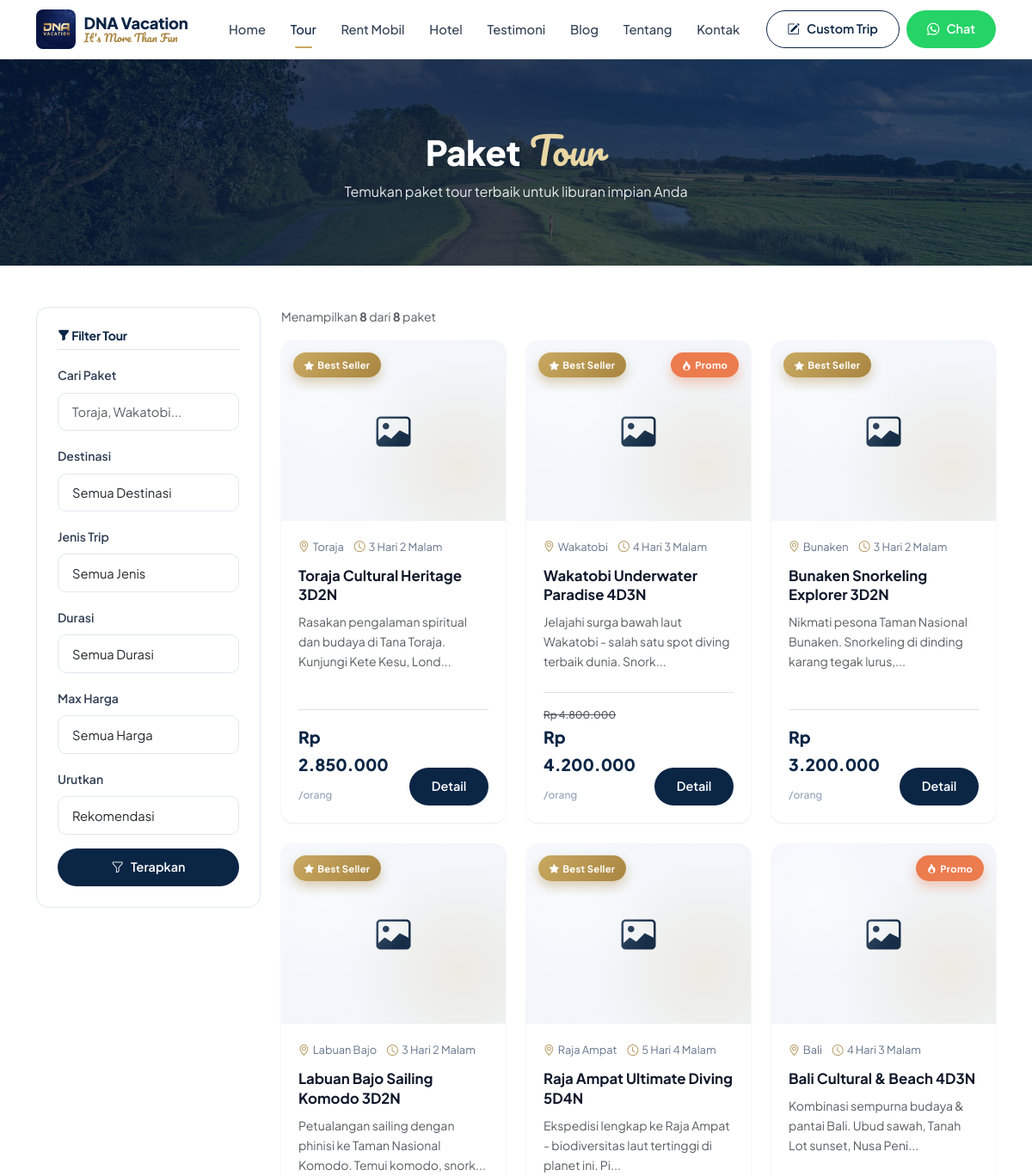
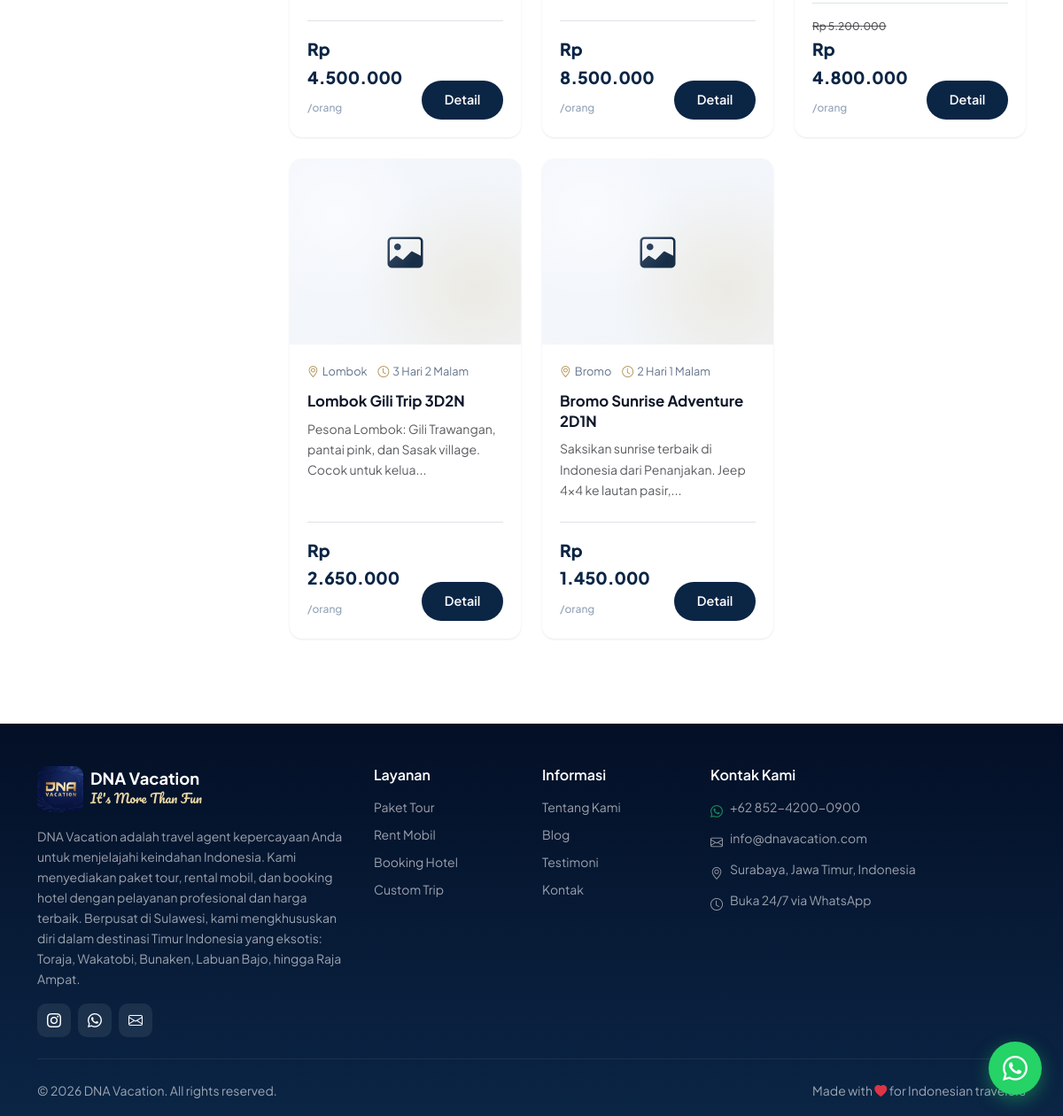
The app's page /tours.php with its own data (2 pictures, top to bottom).
### tables this page shows
CREATE TABLE site_settings (
  id INT AUTO_INCREMENT PRIMARY KEY,
  setting_key VARCHAR(100) NOT NULL UNIQUE,
  setting_value TEXT,
  updated_at TIMESTAMP DEFAULT CURRENT_TIMESTAMP ON UPDATE CURRENT_TIMESTAMP
);

CREATE TABLE tours (
  id INT AUTO_INCREMENT PRIMARY KEY,
  title VARCHAR(200) NOT NULL,
  slug VARCHAR(220) NOT NULL UNIQUE,
  destination_id INT,
  category_id INT,
  description TEXT,
  itinerary TEXT,
  includes TEXT,
  excludes TEXT,
  terms TEXT,
  meeting_point VARCHAR(255),
  duration VARCHAR(50),
  duration_days INT DEFAULT 1,
  price DECIMAL(12,0) NOT NULL DEFAULT 0,
  price_label VARCHAR(50) DEFAULT 'per orang',
  min_persons INT DEFAULT 1,
  max_persons INT DEFAULT 20,
  image VARCHAR(255),
  gallery TEXT COMMENT 'JSON array of image paths',
  is_active TINYINT(1) DEFAULT 1,
  is_best_seller TINYINT(1) DEFAULT 0,
  is_promo TINYINT(1) DEFAULT 0,
  promo_price DECIMAL(12,0) DEFAULT NULL,
  departure_dates TEXT COMMENT 'JSON array of dates',
  sort_order INT DEFAULT 0,
  view_count INT DEFAULT 0,
  meta_title VARCHAR(200),
  meta_description TEXT,
  created_at TIMESTAMP DEFAULT CURRENT_TIMESTAMP,
  updated_at TIMESTAMP DEFAULT CURRENT_TIMESTAMP ON UPDATE CURRENT_TIMESTAMP,
  FOREIGN KEY (destination_id) REFERENCES destinations(id) ON DELETE SET NULL,
  FOREIGN KEY (category_id) REFERENCES tour_categories(id) ON DELETE SET NULL,
  INDEX idx_active (is_active),
  INDEX idx_destination (destination_id),
  INDEX idx_category (category_id)
);

CREATE TABLE destinations (
  id INT AUTO_INCREMENT PRIMARY KEY,
  name VARCHAR(100) NOT NULL,
  slug VARCHAR(120) NOT NULL UNIQUE,
  description TEXT,
  image VARCHAR(255),
  is_popular TINYINT(1) DEFAULT 0,
  created_at TIMESTAMP DEFAULT CURRENT_TIMESTAMP
);

### tours.php (the view, shortened to what the rows shown need)
<?php
require_once 'includes/header.php';
$where = ['t.is_active = 1'];
$params = [];
$sort = 'ORDER BY t.is_best_seller DESC, t.sort_order ASC, t.created_at DESC';
$whereSQL = implode(' AND ', $where);
$perPage = 9;
$page = max(1, (int)($_GET['page'] ?? 1));
$offset = ($page - 1) * $perPage;
$stmt = $pdo->prepare("SELECT t.*, d.name as destination_name, c.name as category_name FROM tours t LEFT JOIN destinations d ON t.destination_id=d.id LEFT JOIN tour_categories c ON t.category_id=c.id WHERE {$whereSQL} {$sort} LIMIT {$perPage} OFFSET {$offset}");
$stmt->execute($params);
$tours = $stmt->fetchAll();
?>
<div class="page-header">
    <div class="container">
        <h1>Paket <span class="script">Tour</span></h1>
    </div>
</div>
<section class="py-5">
    <div class="container">
        <div class="row g-4">
            <div class="col-lg-9">
                <?php if (empty($tours)): ?>
                    <div class="text-center py-5 bg-white rounded-3">
                        <i class="bi bi-search text-muted" style="font-size:3rem"></i>
                        <p class="mt-3 text-muted">Tidak ada paket tour yang sesuai dengan filter Anda.</p>
                        <a href="<?= BASE_URL ?>/tours.php" class="btn btn-primary-custom">Lihat Semua Paket</a>
                    </div>
                <?php else: ?>
                <div class="row g-4">
                    <?php foreach ($tours as $tour): ?>
                    <div class="col-md-6 col-lg-4">
                        <div class="card tour-card position-relative">
                            <?php if ($tour['is_best_seller']): ?><span class="badge-bestseller"><i class="bi bi-star-fill me-1"></i>Best Seller</span><?php endif; ?>
                            <?php if ($tour['is_promo']): ?><span class="badge-promo"><i class="bi bi-fire me-1"></i>Promo</span><?php endif; ?>
                            <div class="image-wrapper">
                            <?php if ($tour['image']): ?>
                                <img src="<?= uploadUrl($tour['image']) ?>" class="card-img-top" alt="<?= e($tour['title']) ?>" onerror="handleImgError(this)">
                            <?php else: ?>
                                <div class="card-img-top placeholder-img" style="height:210px"><i class="bi bi-image"></i></div>
                            <?php endif; ?>
                            </div>
                            <div class="card-body d-flex flex-column">
                                <div class="card-meta">
                                    <span><i class="bi bi-geo-alt me-1"></i><?= e($tour['destination_name'] ?? '-') ?></span>
                                    <span><i class="bi bi-clock me-1"></i><?= e($tour['duration']) ?></span>
                                </div>
                                <h5 class="card-title"><?= e($tour['title']) ?></h5>
                                <p class="small text-muted flex-grow-1"><?= truncate(strip_tags($tour['description']), 80) ?></p>
                                <div class="border-top pt-3 mt-2 d-flex justify-content-between align-items-end">
                                    <div class="price">
                                        <?php if ($tour['is_promo'] && $tour['promo_price']): ?>
                                            <small class="text-decoration-line-through text-muted d-block"><?= formatRupiah($tour['price']) ?></small>
                                            <?= formatRupiah($tour['promo_price']) ?>
                                        <?php else: ?>
                                            <?= formatRupiah($tour['price']) ?>
                                        <?php endif; ?>
                                        <small>/orang</small>
                                    </div>
                                    <a href="<?= BASE_URL ?>/tour-detail.php?slug=<?= e($tour['slug']) ?>" class="btn btn-primary-custom btn-sm">Detail</a>
                                </div>
                            </div>
                        </div>
                    </div>
                    <?php endforeach; ?>
                </div>
                <?php endif; ?>
            </div>
        </div>
    </div>
</section>
<?php require_once 'includes/footer.php'; ?>

### includes/header.php (shortened to what the rows shown need)
<?php require_once __DIR__ . '/config.php'; ?>
<!DOCTYPE html>
<html lang="id">
<head>
    <link href="https://cdn.jsdelivr.net/npm/bootstrap@5.3.3/dist/css/bootstrap.min.css" rel="stylesheet">
    <link href="https://cdn.jsdelivr.net/npm/bootstrap-icons@1.11.3/font/bootstrap-icons.min.css" rel="stylesheet">
    <link href="<?= asset('css/style.css') ?>" rel="stylesheet">
</head>
<body>
    <nav class="navbar navbar-expand-lg sticky-top">
        <div class="container">
            <a class="navbar-brand" href="<?= BASE_URL ?>/">
                <div class="brand-text d-none d-sm-flex">
                    <span class="brand-name"><?= e(getSetting('site_name') ?: 'DNA Vacation') ?></span>
                    <span class="brand-tag"><?= e(getSetting('brand_tagline') ?: "It's More Than Fun") ?></span>
                </div>
            </a>
        </div>
    </nav>

### includes/footer.php (shortened to what the rows shown need)
<footer class="pt-5 pb-3 mt-5">
    <div class="container">
        <div class="row g-4">
            <div class="col-lg-4">
                <div class="d-flex align-items-center gap-2 mb-2">
                    <img src="<?= e(logoUrl()) ?>" alt="<?= e(getSetting('site_name') ?: 'DNA Vacation') ?>" style="width:52px;height:52px;border-radius:10px;object-fit:cover">
                    <div>
                        <h5 class="fw-bold mb-0" style="font-size:1.15rem"><?= e(getSetting('site_name') ?: 'DNA Vacation') ?></h5>
                        <div class="footer-brand-tag"><?= e(getSetting('footer_tagline') ?: "It's More Than Fun") ?></div>
                    </div>
                </div>
                <p class="text-white-50 small mb-3 mt-3"><?= e(getSetting('about_text') ?: 'Travel agent terpercaya untuk liburan impian Anda.') ?></p>
                <div class="d-flex gap-2 mt-3">
                    <?php if (getSetting('instagram_url')): ?>
                    <a href="<?= e(getSetting('instagram_url')) ?>" target="_blank" class="d-inline-flex align-items-center justify-content-center text-white" style="width:38px;height:38px;background:rgba(255,255,255,.08);border-radius:10px" title="Instagram">
                    </a>
                    <?php endif; ?>
                    <a href="<?= waLink() ?>" target="_blank" class="d-inline-flex align-items-center justify-content-center text-white" style="width:38px;height:38px;background:rgba(255,255,255,.08);border-radius:10px" title="WhatsApp">
                    </a>
                    <?php if (getSetting('email')): ?>
                        <a href="mailto:<?= e(getSetting('email')) ?>" class="d-inline-flex align-items-center justify-content-center text-white" style="width:38px;height:38px;background:rgba(255,255,255,.08);border-radius:10px" title="Email">
                        </a>
                    <?php endif; ?>
                </div>
            </div>
            <div class="col-lg-4">
                <ul class="list-unstyled small text-white-50">
                    <li class="mb-2 d-flex gap-2"><i class="bi bi-whatsapp text-success mt-1"></i><span><?= e(getSetting('phone') ?: '+62 812-3456-7890') ?></span></li>
                    <?php if (getSetting('email')): ?>
                    <li class="mb-2 d-flex gap-2"><i class="bi bi-envelope mt-1"></i><span><?= e(getSetting('email')) ?></span></li>
                    <?php endif; ?>
                    <?php if (getSetting('address')): ?>
                        <li class="mb-2 d-flex gap-2"><i class="bi bi-geo-alt mt-1"></i><span><?= e(getSetting('address')) ?></span></li>
                    <?php endif; ?>
                </ul>
            </div>
        </div>
        <div class="d-flex justify-content-between align-items-center flex-wrap gap-2">
            <div class="text-white-50 small">
                &copy; <?= date('Y') ?> <?= e(getSetting('site_name') ?: SITE_NAME) ?>. All rights reserved.
            </div>
            <div class="text-white-50 small">
                <?php
                $copy = getSetting('copyright_text') ?: 'Made with ♥ for Indonesian travelers';
                $copy = str_replace(['♥', '❤'], '<i class="bi bi-heart-fill text-danger"></i>', e($copy));
                echo $copy;
                ?>
            </div>
        </div>
    </div>
</footer>
</body>
</html>

### records on screen
site_settings: setting_value "DNA Vacation"
tours: is_best_seller 1 (drawn), destination.name "Toraja", duration "3 Hari 2 Malam", title "Toraja Cultural Heritage 3D2N", description "Rasakan pengalaman spiritual dan budaya di Tana Toraja. Kunjungi Kete Kesu, Lond...", price "Rp 2.850.000"
tours: is_best_seller 1 (drawn), is_promo 1 (drawn), destination.name "Wakatobi", duration "4 Hari 3 Malam", title "Wakatobi Underwater Paradise 4D3N", description "Jelajahi surga bawah laut Wakatobi - salah satu spot diving terbaik dunia. Snork...", price "Rp 4.800.000", promo_price "Rp 4.200.000"
tours: is_best_seller 1 (drawn), destination.name "Bunaken", duration "3 Hari 2 Malam", title "Bunaken Snorkeling Explorer 3D2N", description "Nikmati pesona Taman Nasional Bunaken. Snorkeling di dinding karang tegak lurus,...", price "Rp 3.200.000"
tours: is_best_seller 1 (drawn), destination.name "Labuan Bajo", duration "3 Hari 2 Malam", title "Labuan Bajo Sailing Komodo 3D2N", description "Petualangan sailing dengan phinisi ke Taman Nasional Komodo. Temui komodo, snork...", price "Rp 4.500.000"
tours: is_best_seller 1 (drawn), destination.name "Raja Ampat", duration "5 Hari 4 Malam", title "Raja Ampat Ultimate Diving 5D4N", description "Ekspedisi lengkap ke Raja Ampat - biodiversitas laut tertinggi di planet ini. Pi...", price "Rp 8.500.000"
tours: is_promo 1 (drawn), destination.name "Bali", duration "4 Hari 3 Malam", title "Bali Cultural & Beach 4D3N", description "Kombinasi sempurna budaya & pantai Bali. Ubud sawah, Tanah Lot sunset, Nusa Peni...", price "Rp 5.200.000", promo_price "Rp 4.800.000"
tours: destination.name "Lombok", duration "3 Hari 2 Malam", title "Lombok Gili Trip 3D2N", description "Pesona Lombok: Gili Trawangan, pantai pink, dan Sasak village. Cocok untuk kelua...", price "Rp 2.650.000"
tours: destination.name "Bromo", duration "2 Hari 1 Malam", title "Bromo Sunrise Adventure 2D1N", description "Saksikan sunrise terbaik di Indonesia dari Penanjakan. Jeep 4x4 ke lautan pasir,...", price "Rp 1.450.000"
site_settings: setting_value "DNA Vacation adalah travel agent kepercayaan Anda untuk menjelajahi keindahan Indonesia. Kami menyediakan paket tour, rental mobil, dan booking hotel dengan pelayanan profesional dan harga terbaik. Berpusat di Sulawesi, kami mengkhususkan diri dalam destinasi Timur Indonesia yang eksotis: Toraja, Wakatobi, Bunaken, Labuan Bajo, hingga Raja Ampat."
site_settings: setting_value "+62 852-4200-0900"
site_settings: setting_value "info@dnavacation.com"
site_settings: setting_value "Surabaya, Jawa Timur, Indonesia"

### other values on screen
getSetting('brand_tagline') ?: "It's More Than Fun" "It's More Than Fun"
count($tours) "8"
$total "8"
getSetting('footer_tagline') ?: "It's More Than Fun" "It's More Than Fun"
getSetting('operational_hours') ?: 'Buka 24/7 via WhatsApp' "Buka 24/7 via WhatsApp"
